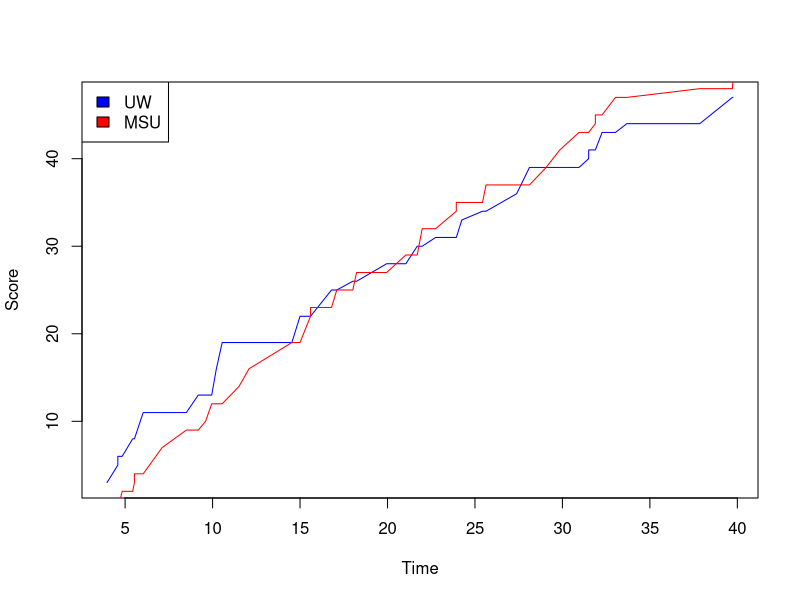

R code for this plot:
###### Question 1
UWMSU<-read.delim("UWvMSU_1-22-13.txt", header=TRUE, stringsAsFactors = FALSE)

#Iterative Cumulative UW Sum
cumsum_UW<-3
for (i in 2:nrow(UWMSU)) {
  if (UWMSU$team[i]=="UW") {
    cumsum_UW[i]<-cumsum_UW[i-1]+UWMSU$score[i]
  } else{
    cumsum_UW[i]<-cumsum_UW[i-1]
  }
  }

#Iterative Cumulative MSU Sum
cumsum_MSU<-0
for (i in 2:nrow(UWMSU)) {
  if (UWMSU$team[i]=="MSU") {
    cumsum_MSU[i]<-cumsum_MSU[i-1]+UWMSU$score[i]
  } else{
    cumsum_MSU[i]<-cumsum_MSU[i-1]
  }
}

#Create a new table so that cumulative scores are linked with game time 
cum<-cbind(UWMSU,cumsum_UW)
cum<-cbind(cum,cumsum_MSU)

#Plot both cumulative scores against time on 1 plot 
plot(cum$time, cum$cumsum_UW, type="l", col="blue", xlab="Time", ylab="Score")
lines(cum$time, cum$cumsum_MSU, col="red")
legend("topleft",
       c("UW","MSU"),
       fill=c("blue","red")
)

###### Question 2
number <- sample(1:100, 1)
Feedback <- character(length = length(number))
guess <- 50
for(i in 1:length(guess)){
  if(guess[i] > number){ 
    Feedback[i] = "Lower" 
  } else if(guess[i] < number){
    Feedback[i] = "Higher" 
  } else{Feedback[i] = "Correct!"} 
}
Feedback


guess <- 3
guess <- function(g) {
  counter <- 1
  ran <- sample(1:100, 1)
  while(counter < 8) {
    if (g < ran) {
      print(paste0("Too low (No. of attempts: ", counter, ")"))
      m <- readline("Type number again:")
      g <- as.numeric(m)
      counter <- counter + 1
    } else if (g > ran) {
      print(paste0("Too high (No. of attempts: ", counter, ")"))
      m <- readline("Type number again:")
      g <- as.numeric(m)
      counter <- counter + 1
    } else if (g == ran) {
      print("Correct")
      opt <- options(show.error.messages=FALSE)
      on.exit(options(opt))
      stop()
    }
  }
  print(paste0("You've run out of attempts! Correct answer was: ", ran))
}
